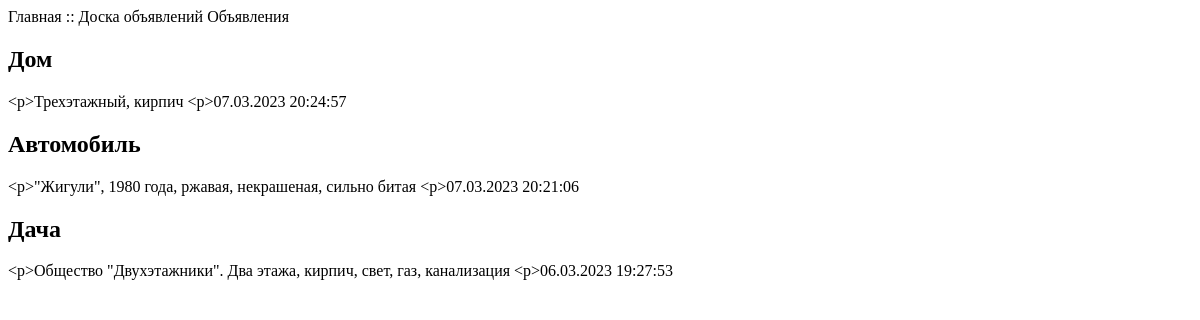
The app's page /bboard/, older data.
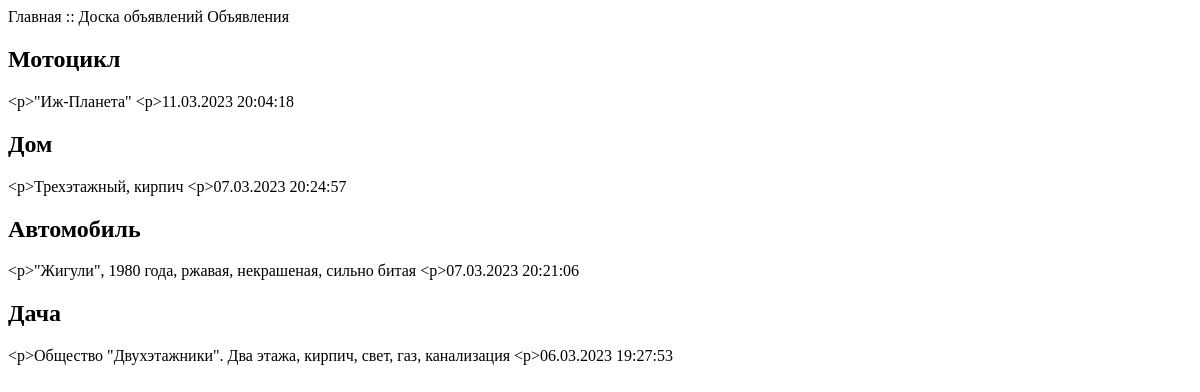
The same page, newer data.
### bboard/models.py (models this page shows)
class Bb(models.Model):
    title = models.CharField(max_length=50, verbose_name='Товар')
    content = models.TextField(null=True, blank=True, verbose_name='Описание')
    price = models.FloatField(null=True, blank=True, verbose_name='Цена')
    published = models.DateTimeField(auto_now_add=True, db_index=True, verbose_name='Опубликовано')
    rubric = models.ForeignKey('Rubric', null=True, on_delete=models.PROTECT, verbose_name='Рубрика')
    class Meta:
        verbose_name_plural = 'Объявления'
        verbose_name = 'Объявление'
        ordering = ['-published']

### bboard/views.py (the view)
# urls.py: path('', index),
def index(request):
    bbs = Bb.objects.all()
    rubrics = Rubric.objects.all()
    context = {'bbs': bbs, 'rubrics': rubrics}
    return render (request, 'bboard/index.html', context)

### bboard/templates/bboard/index.html (shortened to what this page needs)
<!DOCTYPE html>
<html>
    <head>
        <titlе>Главная :: Доска объявлений</titlе>
    </head>
    <body>
        <hl>Объявления</hl>
        {% for bb in bbs %}
        <div>
            <h2>{{ bb.title }}</h2>
            <р>{{ bb.content }}</р>
            <р>{{ bb.published|date:"d.m.Y H:i:s" }}</р>
        </div>
        {% endfor %}
    </body>
</html>

Row changes from the older to the newer data that the page shows:
added Bb: title "Мотоцикл", content "\"Иж-Планета\"", published "11.03.2023 20:04:18"
